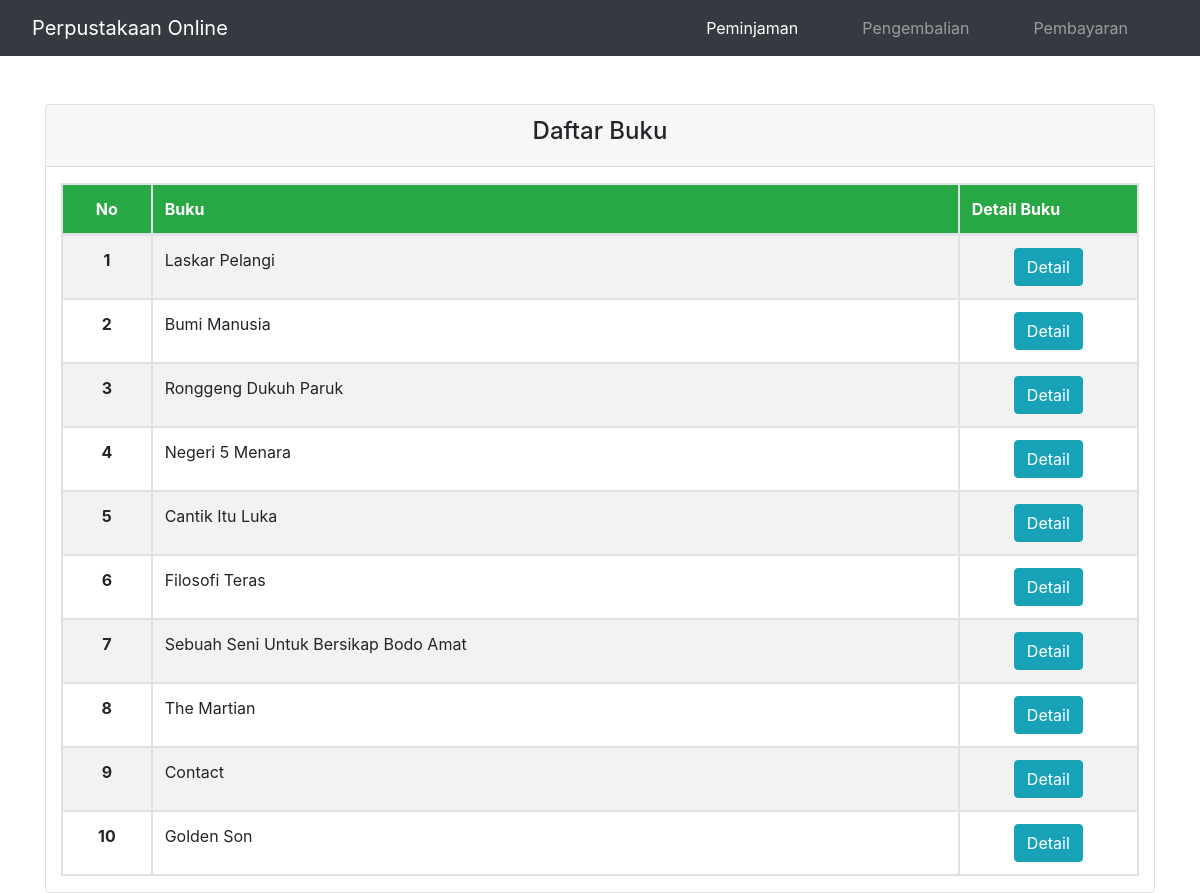
The page / on the database its author committed.
### tables this page shows
CREATE TABLE `buku` (
  `id` int(11) NOT NULL,
  `cover` varchar(255) DEFAULT NULL,
  `judul` varchar(255) DEFAULT NULL,
  `penulis` varchar(255) DEFAULT NULL,
  `genre` varchar(255) DEFAULT NULL,
  `description` text
);

### index.php (the view, shortened to what this page needs)
<?php
	include_once("conn.php");
	$query = mysqli_query($conn,"SELECT * FROM buku");
?>
<!DOCTYPE html>
<html>
<head>
	<link rel="stylesheet" type="text/css" href="css/bootstrap.min.css">
</head>
<body>
	<nav class="navbar navbar-expand-lg navbar-dark bg-dark">
	  <a class="navbar-brand ml-3" href="#">Perpustakaan Online</a>
	  <div class="collapse navbar-collapse" id="navbarSupportedContent">
	    <ul class="navbar-nav ml-auto">
	      <li class="nav-item active mr-5">
	        <a class="nav-link" href="/Perpustakaan-Online">Peminjaman <span class="sr-only">(current)</span></a>
	      </li>
	      <li class="nav-item mr-5">
	        <a class="nav-link" href="kembali.php">Pengembalian</a>
	      </li>
	      <li class="nav-item mr-5">
	        <a class="nav-link" href="list-bayar.php">Pembayaran</a>
	      </li>
	    </ul>
	  </div>
	</nav>
	<div class="container">
		<div class="card mt-5">
		  <div class="card-header">
		    <h4 class="text-center">Daftar Buku</h4>
		  </div>
		  <div class="container">
		  	<table class="table table-bordered mt-3 table-striped">
			  <thead class="bg-success">
			    <tr class="d-flex">
			      <th scope="col" class="col-lg-1 text-white text-center">No</th>
			      <th scope="col" class="col-lg-9 text-white">Buku</th>
			      <th scope="col" class="col-lg-2 text-white">Detail Buku</th>
			    </tr>
			  </thead>
			  <tbody>
			  	<?php $no =1; while($row = mysqli_fetch_array($query)): ?>
			    <tr class="d-flex">
			      <th scope="row" class="col-lg-1 text-center"><?php echo $no++; ?></th>
			      <td class="col-lg-9"><?php echo $row['judul']; ?></td>
			      <td class="col-lg-2 text-center"><a href="detail.php?id=<?php echo $row['id']; ?>" class="btn btn-info">Detail</a></td>
			    </tr>
				<?php endwhile; ?>
			  </tbody>
			</table>
		  </div>
		</div>
	</div>
</body>
</html>

### rows shown on the page
buku: judul "Laskar Pelangi"
buku: judul "Bumi Manusia"
buku: judul "Ronggeng Dukuh Paruk"
buku: judul "Negeri 5 Menara"
buku: judul "Cantik Itu Luka"
buku: judul "Filosofi Teras"
buku: judul "Sebuah Seni Untuk Bersikap Bodo Amat"
buku: judul "The Martian"
buku: judul "Contact"
buku: judul "Golden Son"
